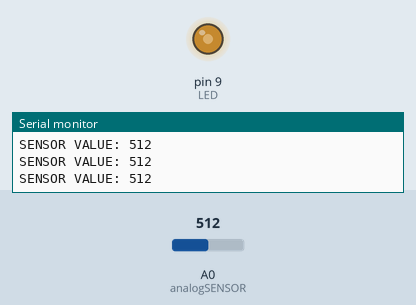
A sketch run on a simulated Arduino Uno, built with avr-gcc and run on an emulated ATmega328P. Parts: output pins drawn as LEDs (lit = HIGH), the last lines printed to the serial monitor. Inputs (shaded band) come from the test bench; at power-on: A0 (analogSENSOR) = 512.

Above: at 1.2 s.
1.3 s: A0 (analogSENSOR) set to 716
At 2.3 s:
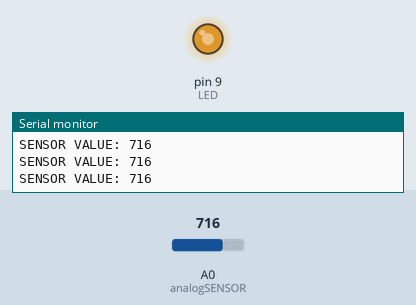
2.8 s: A0 (analogSENSOR) set to 900
At 3.7 s:
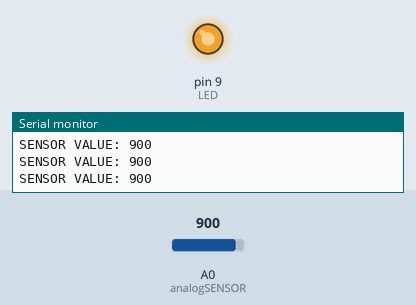
4.3 s: A0 (analogSENSOR) set to 122
At 5.1 s:
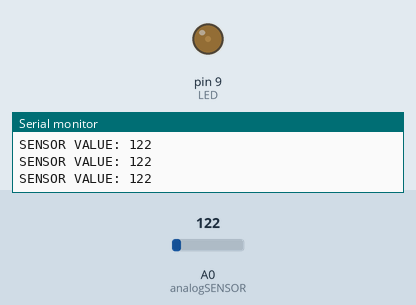
5.8 s: A0 (analogSENSOR) set to 0
At 6.5 s:
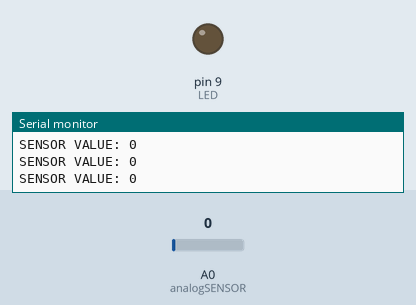
7.3 s: A0 (analogSENSOR) set to 511
At 7.8 s:
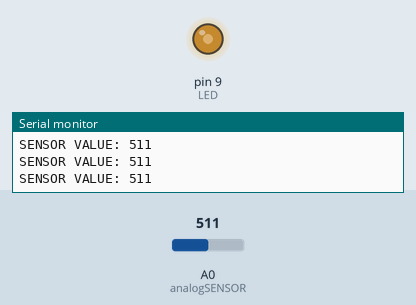
Timing chart, 0 to 9.8 s (numbered marks = the images above; inputs shaded):
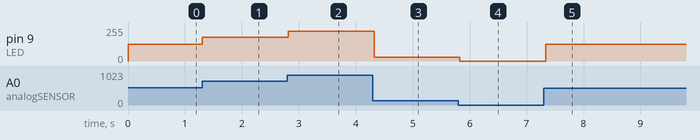

The sketch:

AnalogReadRed.ino
```cpp
int analogSENSOR = A0;
int LED = 9;
int sensorValue = 0;
float outputValue = 0;
void setup()
{
Serial.begin(9600);
}
void loop()
{
sensorValue = analogRead(analogSENSOR);
Serial.print("SENSOR VALUE: ");
Serial.println(sensorValue);
outputValue = map(sensorValue, 0, 1023, 0, 255);
analogWrite(LED,outputValue);
delay(100);
}

/* 확인용

int analogSENSOR = A0;
int LED = 9;
int sensorValue = 0;
float outputValue = 0;
void setup()
{
Serial.begin(9600);
}
void loop()
{
sensorValue = analogRead(analogSENSOR);
Serial.print("SENSOR VALUE: ");
Serial.println(sensorValue);
outputValue = map(sensorValue, 0, 1023, 0, 255);
analogWrite(LED,outputValue);
delay(100);
}

*/
```

Measured:
- after the input at 1.3 s, pin 9 (LED): 127/255 → 178/255 at once
- after the input at 2.8 s, pin 9 (LED): 178/255 → 224/255 at once
- after the input at 4.3 s, pin 9 (LED): 224/255 → 30/255 at once
- after the input at 5.8 s, pin 9 (LED): 30/255 → 0/255 at once
- after the input at 7.3 s, pin 9 (LED): 0/255 → 127/255 at once
